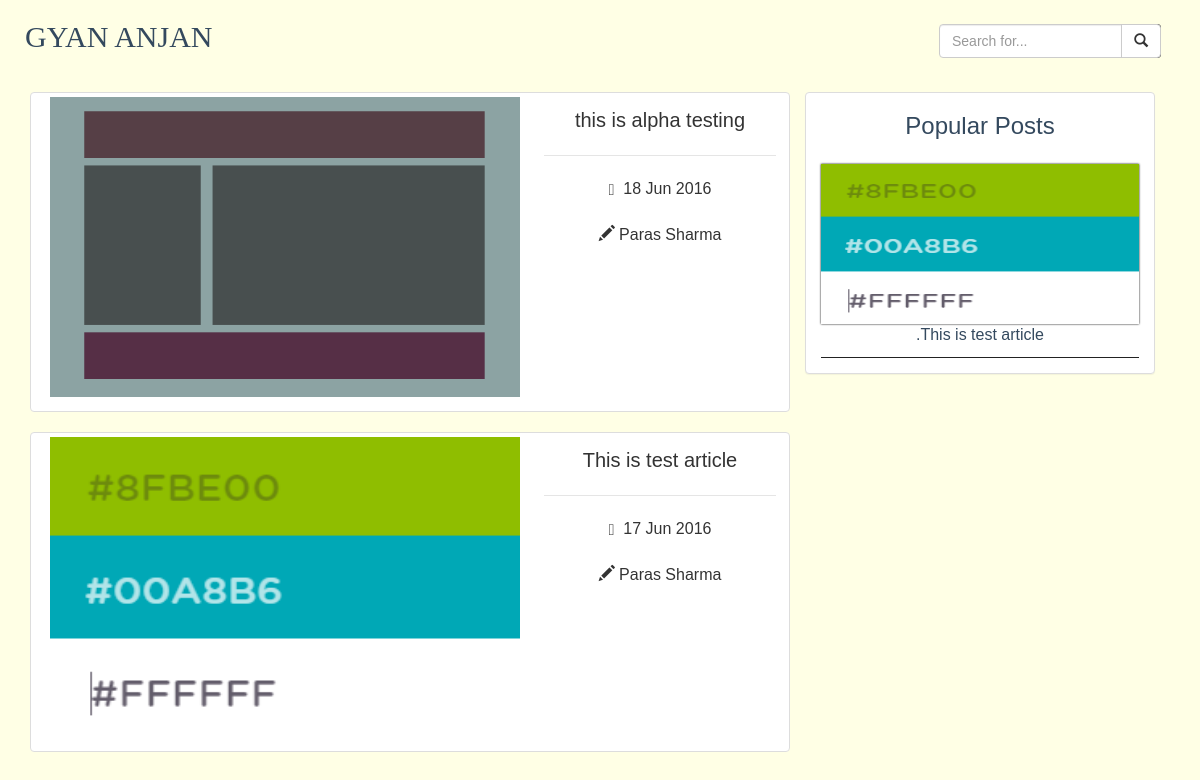
Page /blog on the committed database.
### tables this page shows
CREATE TABLE `blog` (
  `id` int(11) NOT NULL,
  `title` varchar(100) NOT NULL,
  `author` varchar(100) NOT NULL,
  `blog` longtext NOT NULL,
  `date` varchar(32) NOT NULL,
  `image` varchar(100) NOT NULL,
  `views` int(11) NOT NULL
);

### blog.php (the view, shortened to what this page needs)
<?php include 'includes/meta.php';
include 'admin/db/connect.php';
$getClick = "SELECT views FROM blog";
$data = $db->query($getClick);
$i=0; $avg=0;
if($data->num_rows>0) {
	while($row=$data->fetch_assoc()) {
		$view[$i] = $row["views"];
		$i++;
	}
}
for ($j=0;$j<$i;$j++) {
	$avg +=$view[$j]/$i;
}
$query="SELECT * FROM blog ORDER BY date DESC";
$result=$db->query($query);
$queryo = "SELECT * FROM blog WHERE views > '$avg'";
$resulto = $db->query($queryo);
?>
	<?php include 'includes/css.php';
    ?>
		</head>
		<body class="container">
			<?php include 'includes/nav.php';
      ?>
				<div class="head">
					<div class="col-md-12">
						<div class="col-md-8">
							<?php
							if($result->num_rows>0) {
								while ($row=$result->fetch_assoc()) {
							echo    '<a href="blog-view?id='.$row['id'].'">';
							echo		'<div class="posts thumbnail row">';
							echo          '<div class="col-md-8">';
							echo			'<img class="img-responsive setimg" src="admin/images/reduceSize/'.$row['image'].'" alt="'.$row['title'].'" style="box-shadow:none">';
							echo          '</div>';
							echo			'<div class="caption col-md-4">';
							echo				'<div class="heading">'.$row['title'].'</div><hr>';
							echo				'<div class="attr">';
							echo				'<div class="date"><span class="glyphicon glyphicon-calendar"></span>&nbsp;&nbsp;'.date("d M Y",strtotime($row['date'])).'</div><br>';
							echo				'<div class="main-head"><span class="glyphicon glyphicon-pencil"></span>&nbsp;'.$row['author'].'</div>';
							echo				'</div>';
							echo			'</div>';
							echo		'</div>';
							echo '</a>';
								}
							}
						else {
							echo "<h3 class='text-center'>No Latest Blogs Yet</h3>";
						}
						?>
						</div>
						<div class="col-md-4">
							<div class="panel panel-default text-center">
								<h3>Popular Posts</h3>
								<?php
								if($resulto->num_rows>0) {
									while($data=$resulto->fetch_assoc()) {
							echo		'<div class="panel-body">';
							echo    '<a href="blog-view?id='.$data['id'].'">';
							echo	'<div class="attr1">';
							echo		'<img class="img-responsive setimgp" src="admin/images/reduceSize/'.$data['image'].'" alt="" style="height:100px">';
							echo		'<div class="tname text-center">.'.$data['title'].'</div>';
							echo	'</div>';
							echo '</a>';
							echo '</div>';
									}
								}
							?>
							</div>
						</div>
					</div>
		</body>
		</html>

### includes/meta.php (shortened to what this page needs)
<!DOCTYPE html>
<html lang="en">
<head>

### includes/css.php (shortened to what this page needs)
<link href="css/animate.min.css" rel="stylesheet">
<link href="css/bootstrap.min.css" rel="stylesheet">
<link href="css/font-awesome.min.css" rel="stylesheet">
<link href="css/main.min.css" rel="stylesheet">
<link href="css/adjust.min.css" rel="stylesheet">
<link href="css/animate.css" rel="stylesheet">
    <link href="css/startload.css" rel="stylesheet" />
    <link href="css/mediaset.min.css" rel="stylesheet" type="text/css">

### includes/nav.php (shortened to what this page needs)
<div class="navbar-fixed-top container" style="background-color:#ffffe5;z-index:18">
    <div class="row">
        <div class="col-xs-12 col-sm-12 col-lg-6">
            <div id="head_wrap">
                <div id="header">
                    <a href="index" style="color:#34495E">
                        <h2 class="toph hset" style="font-family:'algerian' !important;text-align:center;">GYAN ANJAN</h2></a>
                </div>
            </div>
        </div>
        <div class="col-lg-3 col-sm-12">
            <form class="style" action="search_results.php">
                <div class="input-group">
                    <input id="tipue_search_input" autocomplete="off" required type="text" name="q" class="form-control len" placeholder="Search for...">
                    <span class="input-group-btn">
                        <button class="btn btn-default" type="submit"><i class="glyphicon glyphicon-search"></i></button>
                    </span>
                </div>
            </form>
        </div>
    </div>
</div>

### includes/css.php (style rules this page uses)
.container { margin-right: auto !important; margin-left: auto !important; }

### blog.php (style rules this page uses)
.setimg { width:100%; height:300px; }
.setimgp { width:100%; height:160px !important; }
.posts { margin-bottom: 20px; }
.heading { text-align: center; font-size: 20px; }
.attr { display: flex; justify-content: space-around; flex-direction:column; text-align:center }
.attr1 { display: block; justify-content: center; border-bottom: 1px solid #222; padding-bottom: 10px; }
.main-head { font-family: 'helvetica' !important; }

### rows in the picture
blog: image (picture), title "this is alpha testing", date "18 Jun 2016", author "Paras Sharma"
blog: image (picture), title "This is test article", date "17 Jun 2016", author "Paras Sharma"
